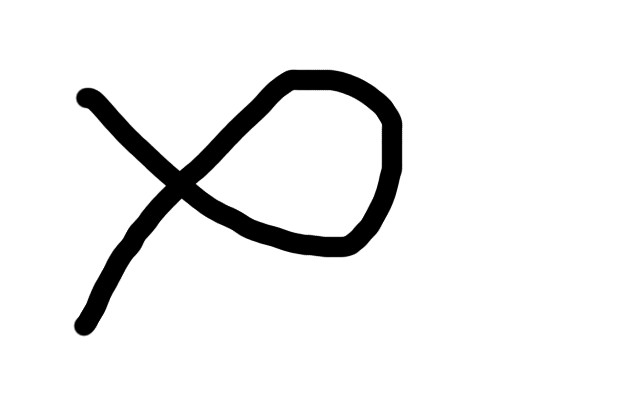
#> input picture datas/binary.jpg, 640 x 400 px, found by its file name
$ python contourFeatures.py   (older library calls are emulated)
#> lines starting #> are read from the running program, lines starting #| are printed output that depends on the picture; after the words box and inside, x2 and y2 are one past the last pixel; in counts of white or black regions, pixels touching at a corner belong together; long printed decimals are rounded
#coding:utf-8
import cv2
import numpy as np

img = cv2.imread('datas/binary.jpg', 1)
#> img is the input picture: shape (400, 640, 3); min 0, max 255, mean 237.2
imgGray = cv2.cvtColor(img, cv2.COLOR_BGR2GRAY)
ret, thresh = cv2.threshold(imgGray, 127, 255, cv2.THRESH_BINARY_INV)
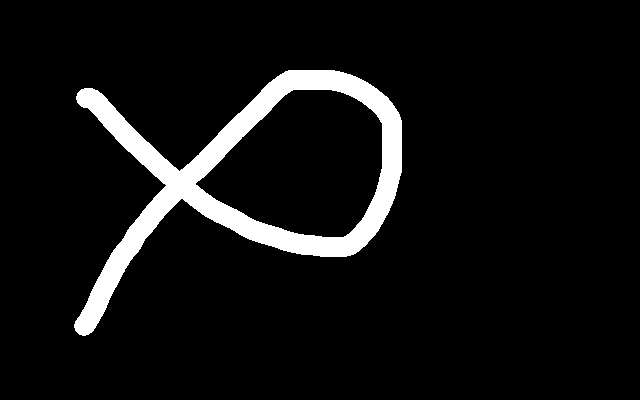
#> thresh: shape (400, 640); 7% white; 1 white region

image, contours, hierarchy = cv2.findContours(thresh, cv2.RETR_TREE, cv2.CHAIN_APPROX_SIMPLE)
#> contours = 2 contours; box (x1, y1, x2, y2) and area: (74, 70, 402, 336) 36255, (195, 89, 383, 238) 19095

cnt = contours[0]
#> cnt = contour of 450 points, box (x1, y1, x2, y2) (74, 70, 402, 336), area 36255
M = cv2.moments(cnt)
#> M = moments, m00 36255, centre m10/m00, m01/m00 = (273.8, 171.6)

print(M)
#> (printed output is left out)
cx = int(M['m10'] / M['m00'])
#> cx = 273
cy = int(M['m01'] / M['m00'])
#> cy = 171
print('centroid %d %d' % (cx, cy))
#| centroid 273 171
print('contour length', cv2.arcLength(cnt, True))
#| contour length 1293.357
print('contour area', cv2.contourArea(cnt))
#| contour area 36255.0
x, y, w, h = cv2.boundingRect(cnt)
#> x = 74; y = 70; w = 328; h = 266

# Bounding rectangle
cv2.rectangle(img, (x, y), (x + w, y + h), 0, 1)

# Minimal area bounding rectangle
rect = cv2.minAreaRect(cnt)
#> rect = ((235.3, 198.2), (343.9, 246.1), -5.04)
box = cv2.boxPoints(rect)
#> box = [[74.79, 335.9], [53.15, 90.72], [395.7, 60.49], [417.4, 305.7]]
box = np.int0(box)
#> box = [[74, 335], [53, 90], [395, 60], [417, 305]]
cv2.drawContours(img, [box], 0, (0, 0, 255), 2)
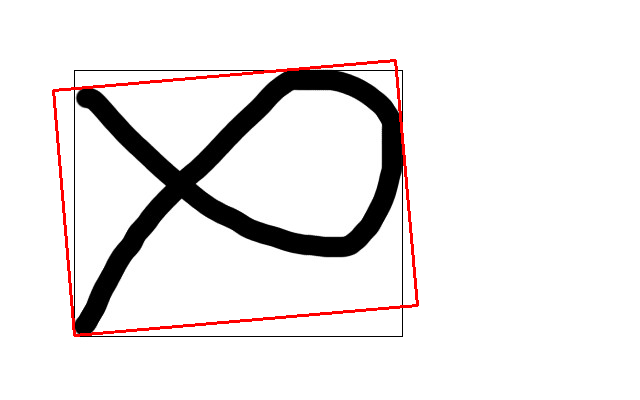
#> img: shape (400, 640, 3); mean B, G, R 232.7, 232.7, 236.2

cv2.circle(img, (cx, cy), 3, (0, 255, 0), -1)
#> img: shape (400, 640, 3); 0.01% of pixels changed, all inside (x1, y1, x2, y2) = (270, 168, 277, 175)
cv2.imshow('center', img)
cv2.waitKey(0)
cv2.destroyAllWindows()
